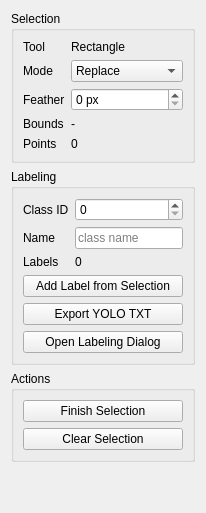
       <widget class="QWidget" name="page_selection">
        <layout class="QVBoxLayout" name="layout_page_selection">
         <item>
          <widget class="QGroupBox" name="group_selection_options">
           <property name="title">
            <string>Selection</string>
           </property>
           <layout class="QFormLayout" name="form_selection_options">
            <item row="0" column="0">
             <widget class="QLabel" name="label_selection_tool">
              <property name="text">
               <string>Tool</string>
              </property>
             </widget>
            </item>
            <item row="0" column="1">
             <widget class="QLabel" name="label_selection_tool_value">
              <property name="text">
               <string>Rectangle</string>
              </property>
             </widget>
            </item>
            <item row="1" column="0">
             <widget class="QLabel" name="label_selection_mode">
              <property name="text">
               <string>Mode</string>
              </property>
             </widget>
            </item>
            <item row="1" column="1">
             <widget class="QComboBox" name="combo_selection_mode">
              <item>
               <property name="text">
                <string>Replace</string>
               </property>
              </item>
              <item>
               <property name="text">
                <string>Add</string>
               </property>
              </item>
              <item>
               <property name="text">
                <string>Subtract</string>
               </property>
              </item>
             </widget>
            </item>
            <item row="2" column="0">
             <widget class="QLabel" name="label_selection_feather">
              <property name="text">
               <string>Feather</string>
              </property>
             </widget>
            </item>
            <item row="2" column="1">
             <widget class="QSpinBox" name="spin_selection_feather">
              <property name="suffix">
               <string> px</string>
              </property>
              <property name="maximum">
               <number>100</number>
              </property>
             </widget>
            </item>
            <item row="3" column="0">
             <widget class="QLabel" name="label_selection_bounds">
              <property name="text">
               <string>Bounds</string>
              </property>
             </widget>
            </item>
            <item row="3" column="1">
             <widget class="QLabel" name="label_selection_bounds_value">
              <property name="text">
               <string>-</string>
              </property>
             </widget>
            </item>
            <item row="4" column="0">
             <widget class="QLabel" name="label_selection_points">
              <property name="text">
               <string>Points</string>
              </property>
             </widget>
            </item>
            <item row="4" column="1">
             <widget class="QLabel" name="label_selection_points_value">
              <property name="text">
               <string>0</string>
              </property>
             </widget>
            </item>
           </layout>
          </widget>
         </item>
         <item>
          <widget class="QGroupBox" name="group_labeling">
           <property name="title">
            <string>Labeling</string>
           </property>
           <layout class="QFormLayout" name="form_labeling">
            <item row="0" column="0">
             <widget class="QLabel" name="label_label_class_id">
              <property name="text">
               <string>Class ID</string>
              </property>
             </widget>
            </item>
            <item row="0" column="1">
             <widget class="QSpinBox" name="spin_label_class_id">
              <property name="maximum">
               <number>9999</number>
              </property>
             </widget>
            </item>
            <item row="1" column="0">
             <widget class="QLabel" name="label_label_class_name">
              <property name="text">
               <string>Name</string>
              </property>
             </widget>
            </item>
            <item row="1" column="1">
             <widget class="QLineEdit" name="line_label_class_name">
              <property name="placeholderText">
               <string>class name</string>
              </property>
             </widget>
            </item>
            <item row="2" column="0">
             <widget class="QLabel" name="label_annotation_count">
              <property name="text">
               <string>Labels</string>
              </property>
             </widget>
            </item>
            <item row="2" column="1">
             <widget class="QLabel" name="label_annotation_count_value">
              <property name="text">
               <string>0</string>
              </property>
             </widget>
            </item>
            <item row="3" column="0" colspan="2">
             <widget class="QPushButton" name="button_label_add">
              <property name="text">
               <string>Add Label from Selection</string>
              </property>
             </widget>
            </item>
            <item row="4" column="0" colspan="2">
             <widget class="QPushButton" name="button_label_export_yolo">
              <property name="text">
               <string>Export YOLO TXT</string>
              </property>
             </widget>
            </item>
            <item row="5" column="0" colspan="2">
             <widget class="QPushButton" name="button_label_popup">
              <property name="text">
               <string>Open Labeling Dialog</string>
              </property>
             </widget>
            </item>
           </layout>
          </widget>
         </item>
         <item>
          <widget class="QGroupBox" name="group_selection_actions">
           <property name="title">
            <string>Actions</string>
           </property>
           <layout class="QVBoxLayout" name="layout_selection_actions">
            <item>
             <widget class="QPushButton" name="button_selection_finish">
              <property name="text">
               <string>Finish Selection</string>
              </property>
             </widget>
            </item>
            <item>
             <widget class="QPushButton" name="button_selection_clear">
              <property name="text">
               <string>Clear Selection</string>
              </property>
             </widget>
            </item>
           </layout>
          </widget>
         </item>
         <item>
          <spacer name="spacer_page_selection">
           <property name="orientation">
            <enum>Qt::Vertical</enum>
           </property>
           <property name="sizeHint" stdset="0">
            <size>
             <width>20</width>
             <height>40</height>
            </size>
           </property>
          </spacer>
         </item>
        </layout>
       </widget>
